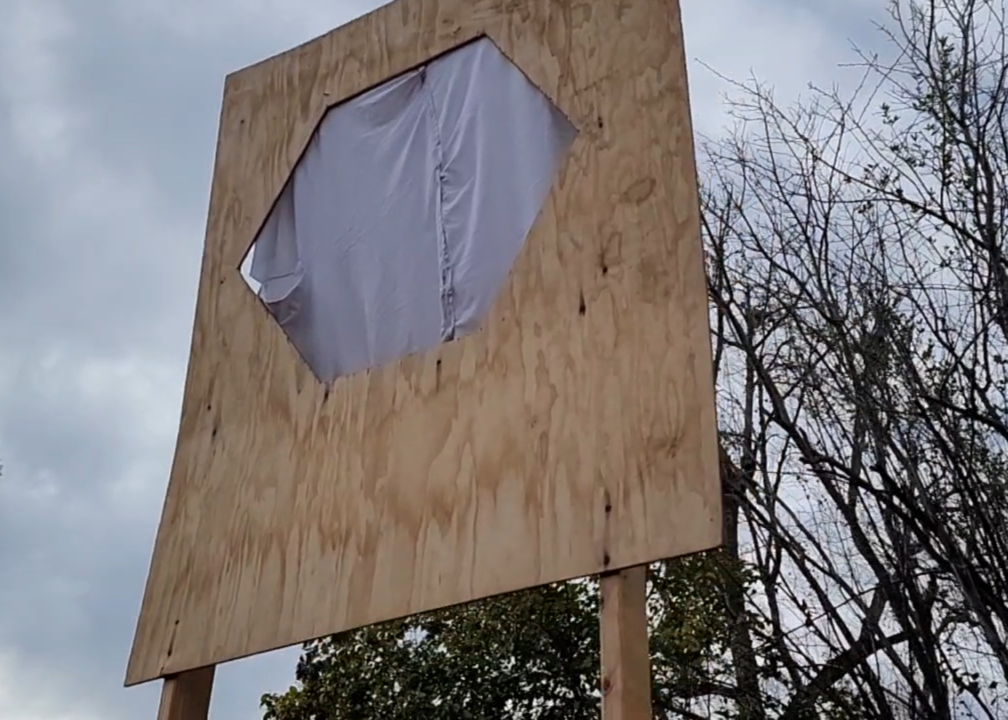
#> input picture learn/ani/vision/target-imgs/right-upshot-target-notape.jpg, 2015 x 1440 px (shown at 1/2 size)
$ python color_filtering_img.py
#> lines starting #> are read from the running program, lines starting #| are printed output that depends on the picture; after the words box and inside, x2 and y2 are one past the last pixel; in counts of white or black regions, pixels touching at a corner belong together
from pathlib import Path
import cv2
import numpy as np

from img_utils import DisplayUtils, GeneralUtils, ShapeDetector


shape_detector = ShapeDetector()
utils = GeneralUtils()
display_utils = DisplayUtils()


def apply_color_filter(img):

    blurred = cv2.medianBlur(img, 5)
    hsv = cv2.cvtColor(blurred, cv2.COLOR_BGR2HSV)

    lower_brown = np.array([5, 0, 60])
    upper_brown = np.array([20, 180, 255])
    brown_mask = cv2.inRange(hsv, lower_brown, upper_brown)
    brown_res = cv2.bitwise_and(img, img, mask=brown_mask)

    brown_cleaned = cv2.morphologyEx(brown_res, cv2.MORPH_OPEN, (5, 5), iterations=1)

    brown_blurred = cv2.GaussianBlur(brown_cleaned, (3, 3), 0)

    ### Temp Displaying ###
    # grid = display_utils.create_img_grid(
    #     [
    #         [brown_res, brown_dilated, brown_blurred],
    #         [gray_res, gray_dilated, gray_blurred],
    #     ]
    # )
    # cv2.imshow("color grid", grid)

    return brown_blurred


if __name__ == "__main__":

    img_path = Path("./target-imgs/right-upshot-target-notape.jpg")
    img = cv2.imread(str(img_path))
#> img is the input picture: shape (1440, 2015, 3); mean B, G, R 122.3, 121.5, 126.4
    img = cv2.resize(img, (img.shape[1] // 2, img.shape[0] // 2))
#> img: shape (720, 1007, 3)
    target_img = img.copy()  # for drawing bounding box on

    # cv2.imshow("original", img)
    # cv2.waitKey(1)

    # hue, sat, value
    blurred = cv2.medianBlur(img, 5)
    hsv = cv2.cvtColor(blurred, cv2.COLOR_BGR2HSV)
#> hsv: shape (720, 1007, 3); mean H, S, V 72.5, 55.5, 137
    lower_green = np.array([20, 50, 0])
    upper_green = np.array([80, 255, 255])
    green_mask = cv2.inRange(hsv, lower_green, upper_green)
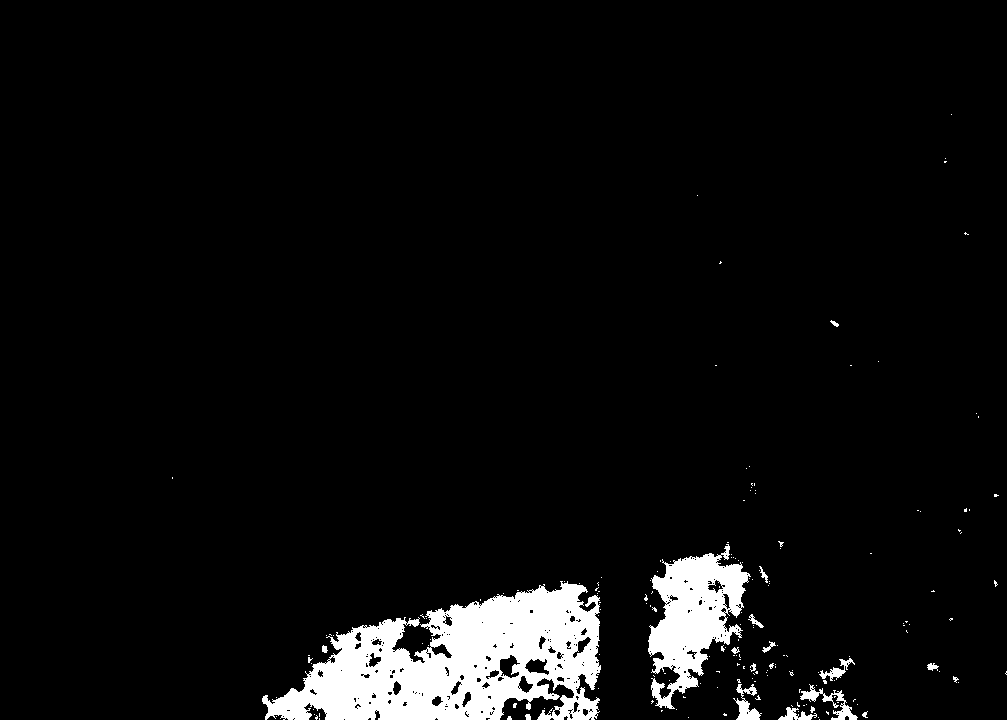
#> green_mask: shape (720, 1007); 5.3% white; 181 white regions (163 under 20 px), largest, box (x1, y1, x2, y2) and area: (262, 581, 601, 720) 27244, (648, 544, 751, 709) 8454, (800, 684, 858, 720) 556
    green_res = cv2.bitwise_and(img, img, mask=green_mask)
    # cv2.imshow("hsv filter green", green_mask)
    # cv2.imshow("green res", green_res)

    # brown
    # blurred = cv2.GaussianBlur(img, (5, 5), 0)
    blurred = cv2.medianBlur(img, 5)
    hsv = cv2.cvtColor(blurred, cv2.COLOR_BGR2HSV)
    lower_brown = np.array([5, 0, 60])
    upper_brown = np.array([20, 180, 255])
    brown_mask = cv2.inRange(hsv, lower_brown, upper_brown)
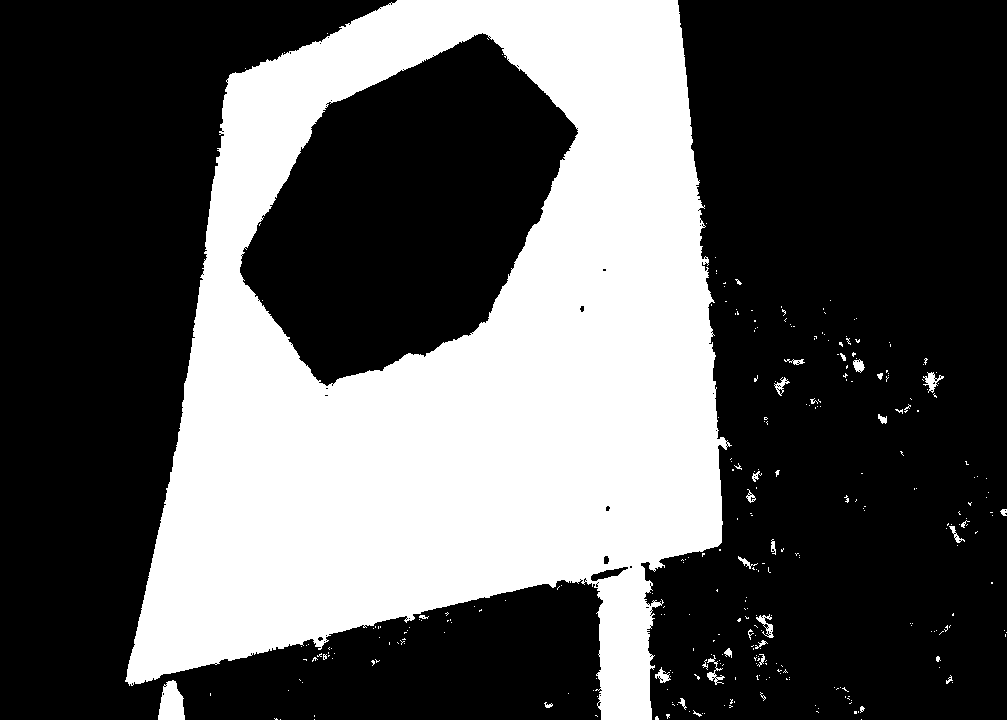
#> brown_mask: shape (720, 1007); 34% white; 315 white regions (282 under 20 px), largest, box (x1, y1, x2, y2) and area: (125, 0, 732, 720) 242749, (158, 680, 185, 720) 792, (923, 372, 944, 393) 176
    brown_res = cv2.bitwise_and(img, img, mask=brown_mask)
    # cv2.imshow("hsv filter brown", brown_mask)
    # cv2.imshow("brown res", brown_res)
    brown_cleaned = cv2.morphologyEx(brown_res, cv2.MORPH_OPEN, (5, 5), iterations=5)
    # cv2.imshow("brown cleaned", brown_cleaned)

    # gray
    # reflect shape over top of contour of tape then find center of that
    # blurred = cv2.GaussianBlur(img, (5, 5), 0)
    blurred = cv2.medianBlur(img, 5)
    hsv = cv2.cvtColor(blurred, cv2.COLOR_BGR2HSV)
    lower_gray = np.array([0, 0, 150])
    upper_gray = np.array([200, 25, 255])
    gray_mask = cv2.inRange(hsv, lower_gray, upper_gray)
#> gray_mask: shape (720, 1007); 8.6% white; 759 white regions (478 under 20 px), largest, box (x1, y1, x2, y2) and area: (704, 62, 894, 202) 6671, (77, 234, 205, 527) 6119, (0, 653, 126, 720) 3971
    gray_res = cv2.bitwise_and(img, img, mask=gray_mask)
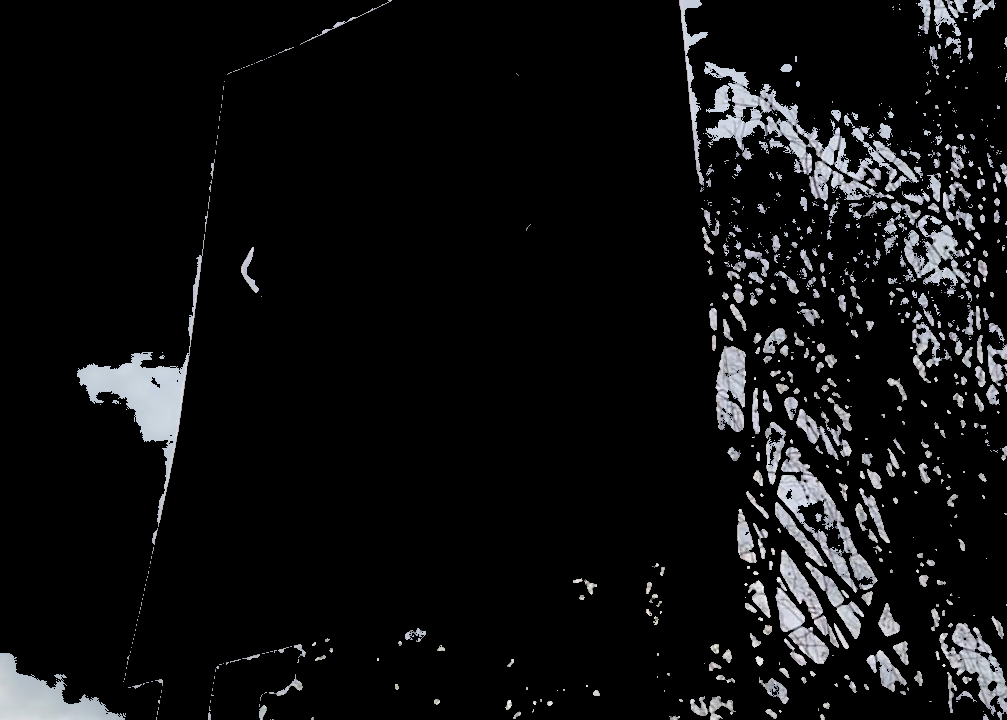
#> gray_res: shape (720, 1007, 3); mean B, G, R 16.8, 16.1, 15.8
    # cv2.imshow("hsv filter gray", gray_mask)
    # cv2.imshow("gray res", gray_res)

    # white
    blurred = cv2.medianBlur(img, 5)
    hsv = cv2.cvtColor(blurred, cv2.COLOR_BGR2HSV)
    lower_white = np.array([100, 10, 180])
    upper_white = np.array([150, 50, 225])
    white_mask = cv2.inRange(hsv, lower_white, upper_white)
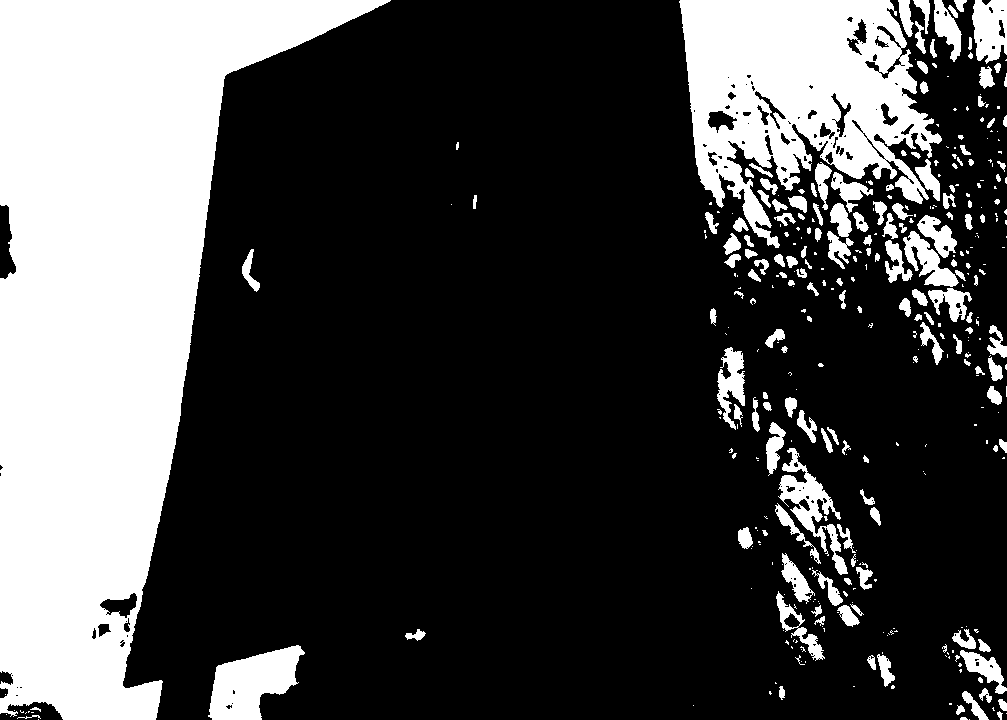
#> white_mask: shape (720, 1007); 28.6% white; 369 white regions (205 under 20 px), largest, box (x1, y1, x2, y2) and area: (0, 0, 391, 720) 136789, (679, 0, 942, 248) 36546, (208, 645, 305, 720) 4410
    white_res = cv2.bitwise_and(img, img, mask=white_mask)
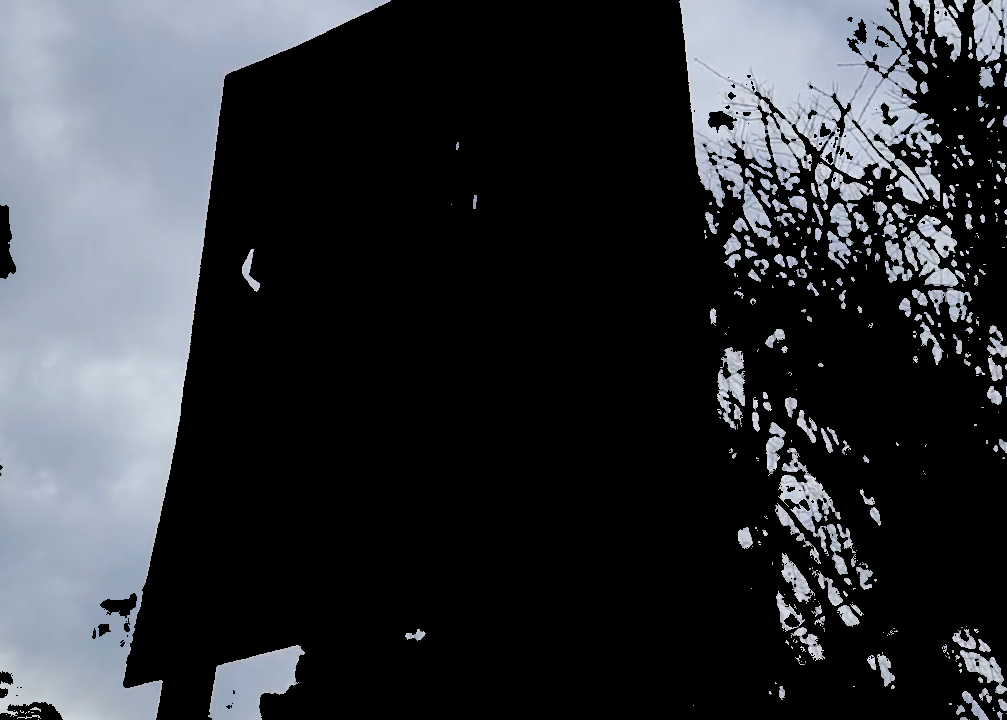
#> white_res: shape (720, 1007, 3); mean B, G, R 56.9, 52.5, 49.6
    # cv2.imshow("white res", white_res)

    aoi = cv2.bitwise_or(brown_res, gray_res)
    # aoi = cv2.bitwise_or(aoi, white_res)
    # cv2.imshow("aoi brown gray white", aoi)

    new_img = aoi.copy()
    new_img = cv2.erode(new_img, (5, 5))
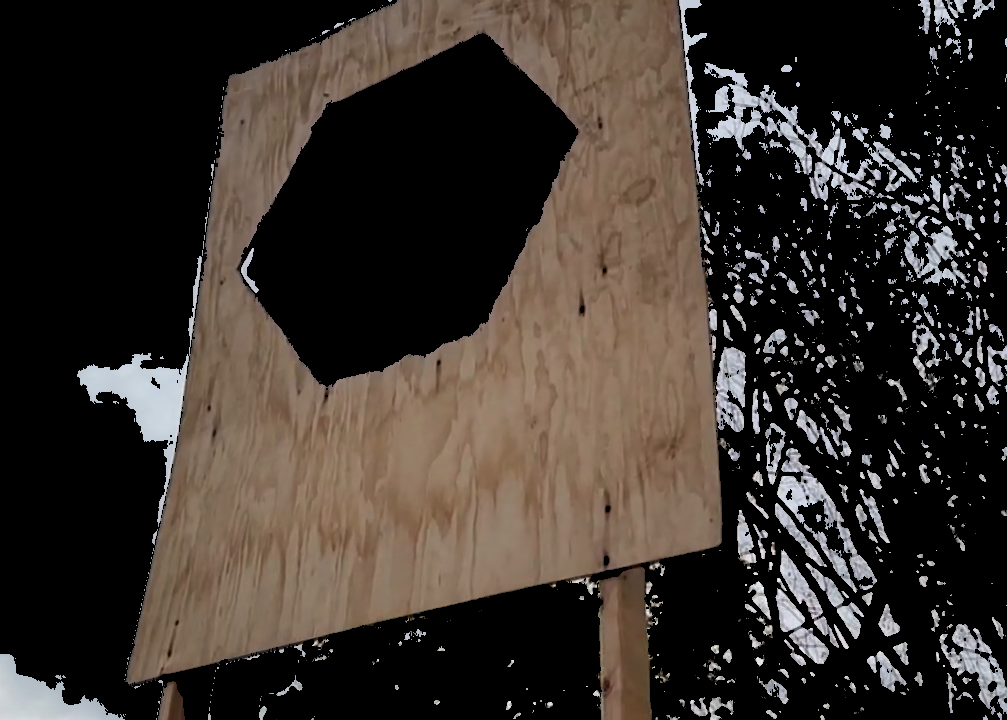
#> new_img: shape (720, 1007, 3); mean B, G, R 44, 49.6, 57.1
    new_img = cv2.GaussianBlur(new_img, (5, 5), 0)
    # [13 lines of commented-out code are left out]

    cv2.waitKey(-1)
